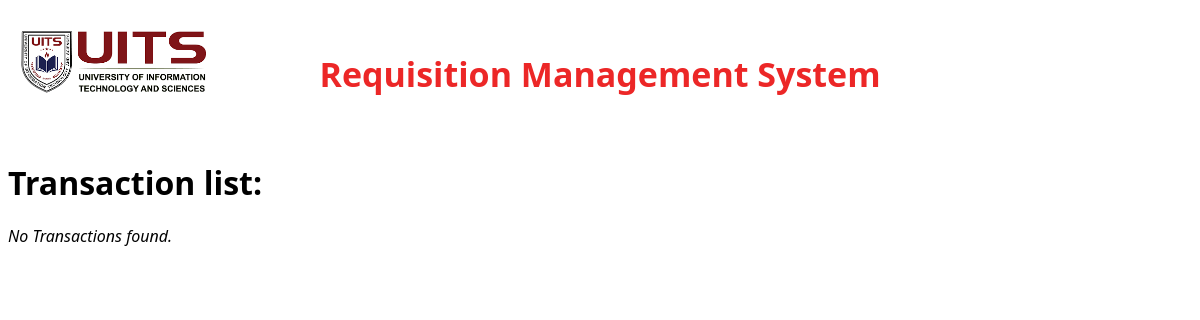
The app's page /homepage/issue/list/, older data.
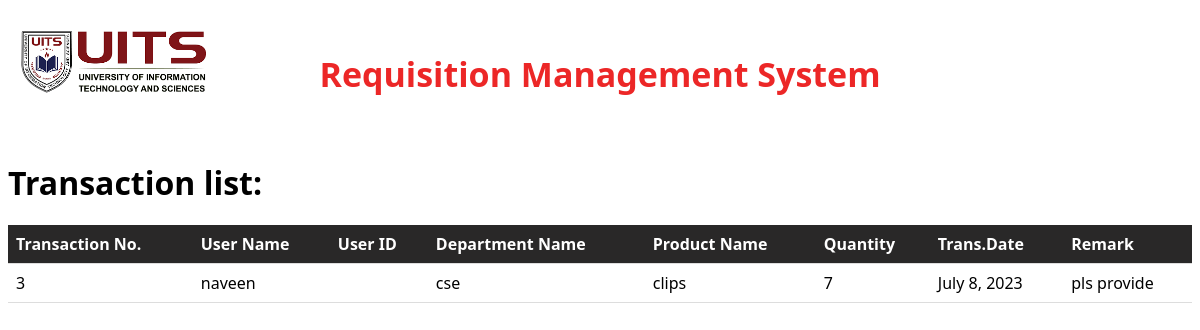
The same page, newer data.
### apps/models.py (models this page shows, shortened)
class Issue(models.Model):
    user_name = models.CharField(max_length=100)
    department_name = models.CharField(max_length=100)
    issue_no = models.AutoField(primary_key=True)
    product_name = models.CharField(max_length=100)
    trans_date=models.DateField(default=datetime.today())
    quantity = models.IntegerField()
    status=models.CharField(max_length=100,default='Initialise')
    remark = models.TextField()
    notification_status = models.BooleanField(default=False)

### apps/views.py (the view)
# urls.py: path('homepage/issue/list/', views.issue_list, name='issue_list'),
def issue_list(request):
    issues = Issue.objects.filter(status="Accepted")
    return render(request, 'issue_list.html', {'issues': issues})

### apps/templates/issue_list.html (shortened to what this page needs)
<!DOCTYPE html>
<html>
<head>
</head>
<body>
    <div class="banner">
        <h1>Requisition Management System</h1>
        <div class="logo">
            <img src="/static/images/logo.png" alt="Logo">
        </div>
        </div>
        <h1>Transaction list:
        </h1>
    {% if issues %}
        <table>
            <thead>
                <tr>
                    <th>Transaction No.</th>
                    <th>User Name</th>
                    <th>User ID</th>
                    <th>Department Name</th>
                    <th>Product Name</th>
                    <th>Quantity</th>
                    <th>Trans.Date</th>
                    <th>Remark</th>
                </tr>
            </thead>
            <tbody>
                {% for issue in issues %}
                    <tr>
                        <td>{{ issue.issue_no }}</td>
                        <td>{{ issue.user_name }}</td>
                        <td>{{ issue.user_id }}</td>
                        <td>{{ issue.department_name }}</td>
                        <td>{{ issue.product_name }}</td>
                        <td>{{ issue.quantity }}</td>
                        <td>{{ issue.trans_date }}</td>
                        <td>{{ issue.remark }}</td>
                    </tr>
                {% empty %}
                    <tr>
                        <td colspan="7">No issues found.</td>
                    </tr>
                {% endfor %}
            </tbody>
        </table>
    {% else %}
        <p class="empty-message">No Transactions found.</p>
    {% endif %}
</body>
</html>

Row changes from the older to the newer data that the page shows:
added Issue: issue_no "3", user_name "naveen", department_name "cse", product_name "clips", quantity "7", trans_date "July 8, 2023", remark "pls provide"
Text that changed along with them:
text no longer shown: "No Transactions found."
text now shown: "Transaction No. User Name User ID Department Name Product Name Quantity Trans.Date Remark"
